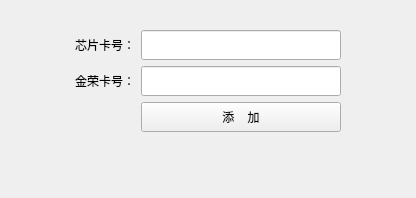
<?xml version="1.0" encoding="UTF-8"?>
<ui version="4.0">
 <class>Dialog</class>
 <widget class="QDialog" name="Dialog">
  <property name="geometry">
   <rect>
    <x>0</x>
    <y>0</y>
    <width>416</width>
    <height>198</height>
   </rect>
  </property>
  <property name="windowTitle">
   <string>添加会员卡</string>
  </property>
  <layout class="QGridLayout" name="gridLayout">
   <item row="1" column="1">
    <widget class="QLabel" name="label">
     <property name="minimumSize">
      <size>
       <width>0</width>
       <height>30</height>
      </size>
     </property>
     <property name="text">
      <string>芯片卡号：</string>
     </property>
    </widget>
   </item>
   <item row="1" column="2">
    <widget class="QLineEdit" name="lineEdit">
     <property name="minimumSize">
      <size>
       <width>200</width>
       <height>30</height>
      </size>
     </property>
    </widget>
   </item>
   <item row="2" column="2">
    <widget class="QLineEdit" name="lineEdit_2">
     <property name="minimumSize">
      <size>
       <width>200</width>
       <height>30</height>
      </size>
     </property>
    </widget>
   </item>
   <item row="2" column="1">
    <widget class="QLabel" name="label_3">
     <property name="minimumSize">
      <size>
       <width>0</width>
       <height>30</height>
      </size>
     </property>
     <property name="text">
      <string>金荣卡号：</string>
     </property>
    </widget>
   </item>
   <item row="4" column="2">
    <widget class="QLabel" name="label_2">
     <property name="minimumSize">
      <size>
       <width>0</width>
       <height>30</height>
      </size>
     </property>
     <property name="styleSheet">
      <string notr="true">color:green
</string>
     </property>
     <property name="text">
      <string/>
     </property>
    </widget>
   </item>
   <item row="2" column="3">
    <spacer name="horizontalSpacer_2">
     <property name="orientation">
      <enum>Qt::Horizontal</enum>
     </property>
     <property name="sizeHint" stdset="0">
      <size>
       <width>40</width>
       <height>20</height>
      </size>
     </property>
    </spacer>
   </item>
   <item row="1" column="0">
    <spacer name="horizontalSpacer">
     <property name="orientation">
      <enum>Qt::Horizontal</enum>
     </property>
     <property name="sizeHint" stdset="0">
      <size>
       <width>40</width>
       <height>20</height>
      </size>
     </property>
    </spacer>
   </item>
   <item row="0" column="1">
    <spacer name="verticalSpacer">
     <property name="orientation">
      <enum>Qt::Vertical</enum>
     </property>
     <property name="sizeHint" stdset="0">
      <size>
       <width>20</width>
       <height>40</height>
      </size>
     </property>
    </spacer>
   </item>
   <item row="6" column="2">
    <spacer name="verticalSpacer_2">
     <property name="orientation">
      <enum>Qt::Vertical</enum>
     </property>
     <property name="sizeHint" stdset="0">
      <size>
       <width>20</width>
       <height>40</height>
      </size>
     </property>
    </spacer>
   </item>
   <item row="3" column="2">
    <widget class="QPushButton" name="pushButton">
     <property name="minimumSize">
      <size>
       <width>0</width>
       <height>30</height>
      </size>
     </property>
     <property name="text">
      <string>添    加</string>
     </property>
     <property name="autoDefault">
      <bool>false</bool>
     </property>
    </widget>
   </item>
  </layout>
 </widget>
 <resources/>
 <connections/>
</ui>
